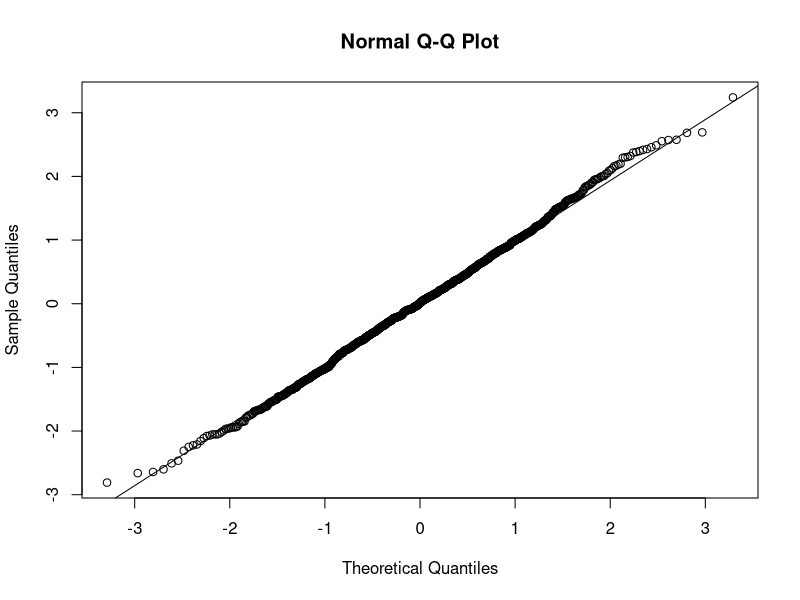
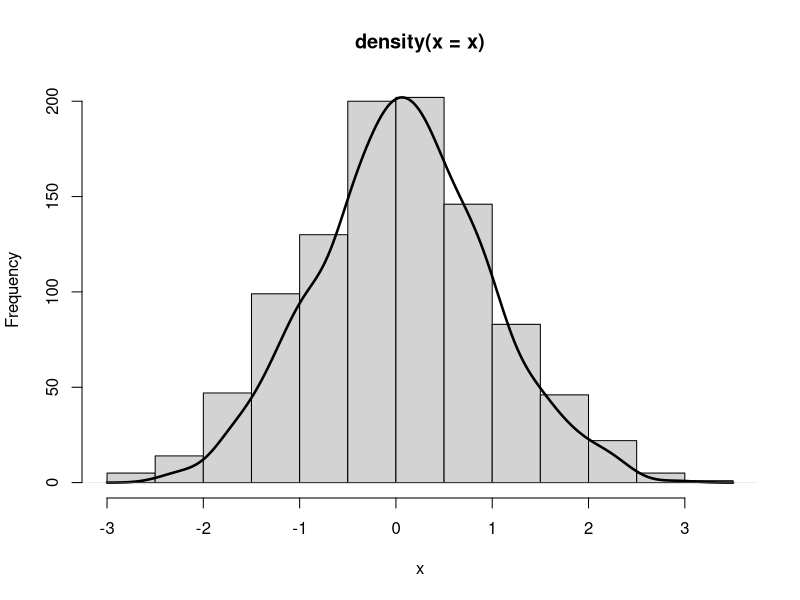

Reproduce these figures in R, in order.
## ---- chunk 1
set.seed(123)
## ---- chunk 2
x = rnorm(1000)

## ---- chunk 3
#rodar com ctrt+shift+enter
qqnorm(x)
#linha
qqline(x)
## ---- chunk 4
shapiro.test(x)
## ---- chunk 5
hist(x,main="")
par(new=TRUE)
plot(density(x),ylab="", xlab = "",axes=F, lwd=2.5)
